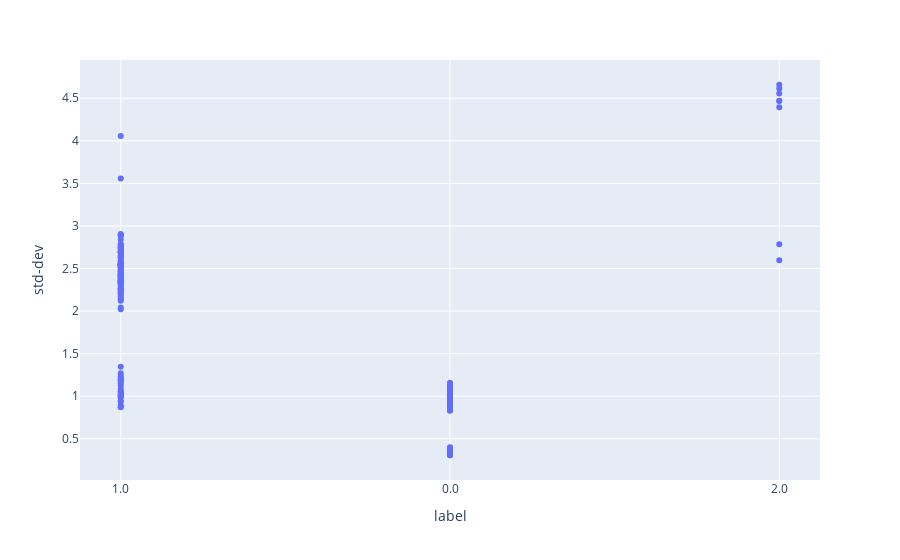

Write notebook code for a chart like this one.
### Code cell
import plotly.express as px
fig = px.scatter(df_features, x='label', y="std-dev")
fig.show()

### Figure 1 — Plotly figure (JSON) as saved in the notebook; plotly's stock layout.template omitted (floating-point values rounded to 4 significant figures; data arrays with more than 128 entries replaced by an {"elided": "..."} marker saying what was removed)
{"data": [{"hovertemplate": "label=%{x}<br>std-dev=%{y}<extra></extra>", "legendgroup": "", "marker": {"color": "#636efa", "symbol": "circle"}, "mode": "markers", "name": "", "orientation": "v", "showlegend": false, "type": "scatter", "x": {"elided": "230 str values"}, "xaxis": "x", "y": {"elided": "230 float values"}, "yaxis": "y"}], "layout": {"legend": {"tracegroupgap": 0}, "margin": {"t": 60}, "xaxis": {"anchor": "y", "domain": [0, 1], "title": {"text": "label"}}, "yaxis": {"anchor": "x", "domain": [0, 1], "title": {"text": "std-dev"}}}}
